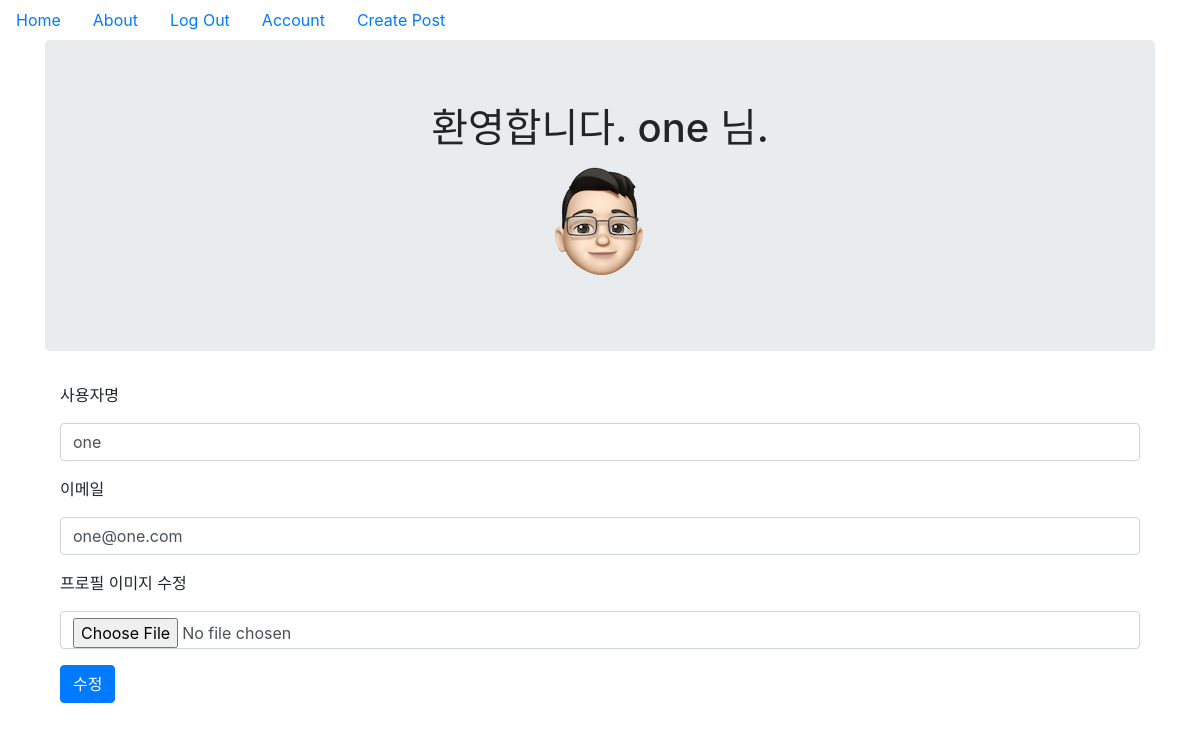
Page /accout (signed in) on the committed database.
### blog/models.py (models this page shows, shortened)
class User(db.Model, UserMixin):
    __tablename__ = 'users'
    id = db.Column(db.Integer, primary_key=True)
    profile_image = db.Column(db.String(64), nullable=False, default='default_profile.png')
    email = db.Column(db.String(64), unique=True, index=True)
    username = db.Column(db.String(64), unique=True, index=True)
    password_hash = db.Column(db.String(128))
    posts = db.relationship('Post', backref='author', lazy=True)

### blog/users/views.py (the view)
@users.route('/accout', methods=['GET', 'POST'])
@login_required
def account():
    form = UpdateUserForm()
    if form.validate_on_submit():
        if form.picture.data:
            username = current_user.username
            picture = add_profile_picture(form.picture.data, username)
            current_user.profile_image = picture
        current_user.username = form.username.data
        current_user.email = form.email.data
        db.session.commit()
        flash('계정 정보가 수정 되었습니다.')
        return redirect(url_for('users.account'))
    elif request.method == 'GET' :
        form.username.data = current_user.username
        form.email.data = current_user.email
    profile_image = url_for('static', filename='images/profile'+current_user.profile_image)
    return render_template('account.html', profile_image=profile_image, form=form)

### blog/users/forms.py (shortened to what this page needs)
class UpdateUserForm(FlaskForm) :
    username = StringField('사용자명', validators=[DataRequired()])
    email = StringField('이메일', validators=[DataRequired(), Email()])
    picture = FileField('프로필 이미지 수정', validators=[FileAllowed(['jpg', 'png'])])
    submit = SubmitField('수정')

### blog/models.py (called while the page is built)
@login_manager.user_loader
def load_user(user_id) :
    return User.query.get(user_id)

### blog/templates/account.html (shortened to what this page needs)
{% extends "base.html" %}
{% block content %}
<div class="jumbotron">
    <div align="center">
        <h1>환영합니다. {{current_user.username}} 님.</h1>
        <img align="center" src="{{url_for('static', filename='images/profile/'+current_user.profile_image)}}" alt="">
    </div>
</div>
<div class="container">
    <form method="POST" action="" enctype="multipart/form-data">
        <div class="form-group">
            {{form.username.label(class='form-group')}}
            {{form.username(class='form-control')}}
        </div>
        <div class="form-group">
            {{form.email.label(class='form-group')}}
            {{form.email(class='form-control')}}
        </div>
        <div class="form-group">
            {{form.picture.label(class='form-group')}}
            {{form.picture(class='form-control')}}
        </div>
        <div class="form-group">
            {{form.submit(class='btn btn-primary')}}
        </div>
    </form>
</div>
{% endblock %}

### rows in the picture
User: username "one", profile_image (placeholder picture), email "one@one.com"
